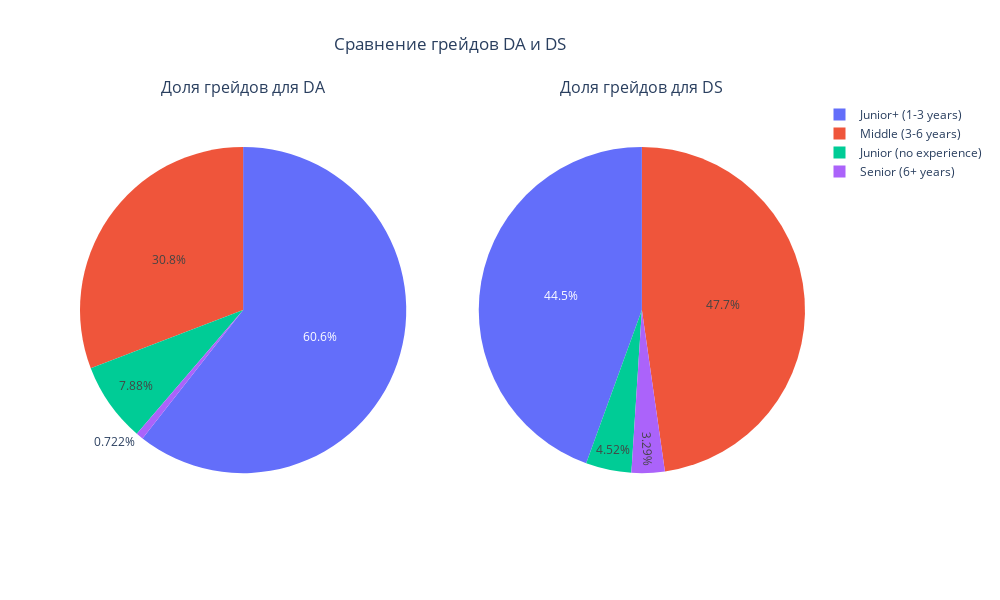

The cell this chart's notebook holds for it:
### Code cell
fig = make_subplots(rows=1, cols=2, subplot_titles=(
    "Доля грейдов для DA", "Доля грейдов для DS"))
fig.add_trace(go.Pie(values=da_data['experience'].value_counts(
).values, labels=da_data['experience'].value_counts().index, domain=dict(x=[0, 0.45])))

fig.add_trace(go.Pie(values=ds_data['experience'].value_counts(
).values, labels=ds_data['experience'].value_counts().index, domain=dict(x=[0.55, 1])))
fig.update_layout(height=600, width=1000, title_text='Сравнение грейдов DA и DS', title_x=0.45)
fig.show()

### Figure 1 — Plotly figure (JSON) as saved in the notebook; plotly's stock layout.template omitted (floating-point values rounded to 4 significant figures)
{"data": [{"domain": {"x": [0, 0.45]}, "labels": ["Junior+ (1-3 years)", "Middle (3-6 years)", "Junior (no experience)", "Senior (6+ years)"], "type": "pie", "values": [1091, 555, 142, 13]}, {"domain": {"x": [0.55, 1]}, "labels": ["Middle (3-6 years)", "Junior+ (1-3 years)", "Junior (no experience)", "Senior (6+ years)"], "type": "pie", "values": [465, 433, 44, 32]}], "layout": {"annotations": [{"font": {"size": 16}, "showarrow": false, "text": "Доля грейдов для DA", "x": 0.225, "xanchor": "center", "xref": "paper", "y": 1, "yanchor": "bottom", "yref": "paper"}, {"font": {"size": 16}, "showarrow": false, "text": "Доля грейдов для DS", "x": 0.775, "xanchor": "center", "xref": "paper", "y": 1, "yanchor": "bottom", "yref": "paper"}], "height": 600, "title": {"text": "Сравнение грейдов DA и DS", "x": 0.45}, "width": 1000, "xaxis": {"anchor": "y", "domain": [0, 0.45]}, "xaxis2": {"anchor": "y2", "domain": [0.55, 1]}, "yaxis": {"anchor": "x", "domain": [0, 1]}, "yaxis2": {"anchor": "x2", "domain": [0, 1]}}}
